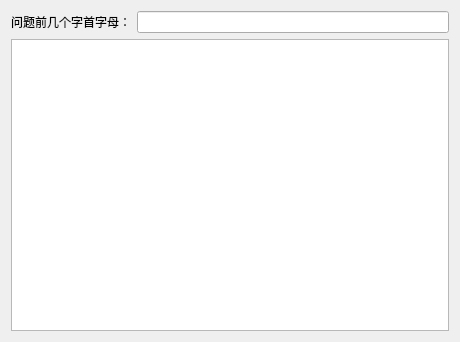
<?xml version="1.0" encoding="UTF-8"?>
<ui version="4.0">
 <class>Widget</class>
 <widget class="QWidget" name="Widget">
  <property name="geometry">
   <rect>
    <x>0</x>
    <y>0</y>
    <width>460</width>
    <height>342</height>
   </rect>
  </property>
  <property name="windowTitle">
   <string>Widget</string>
  </property>
  <layout class="QGridLayout" name="gridLayout">
   <item row="0" column="1">
    <widget class="QLineEdit" name="lineEdit"/>
   </item>
   <item row="1" column="0" colspan="2">
    <widget class="QTableWidget" name="tableWidget"/>
   </item>
   <item row="0" column="0">
    <widget class="QLabel" name="label">
     <property name="text">
      <string>问题前几个字首字母：</string>
     </property>
    </widget>
   </item>
  </layout>
 </widget>
 <resources/>
 <connections/>
</ui>
